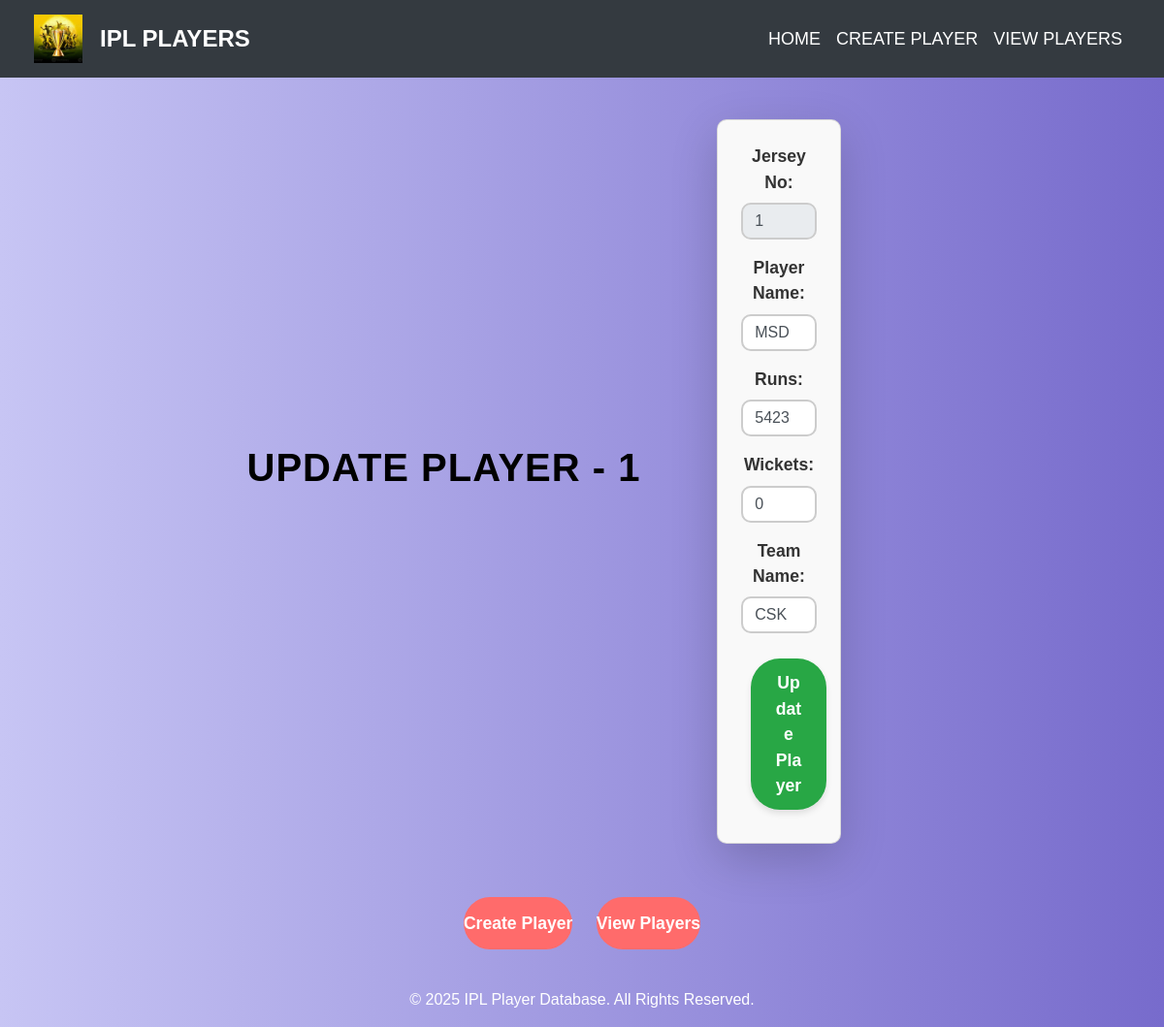
The app's page /update/1/ with its own data.
### iplapp/models.py (models this page shows, shortened)
class Player(models.Model):
    Jno=models.IntegerField(primary_key=True)
    pname=models.CharField(max_length=50)
    runs=models.IntegerField()
    wickets=models.IntegerField()
    tname=models.CharField(max_length=50)

### iplapp/views.py (the view, shortened to what this page needs)
# urls.py: path('update/<int:id>/', update_view, name='update_player'),
def update_view(request,id):
    print("Update in progress",id)
    ipldb=Player.objects.get(Jno =id)
    context={'ipldb':ipldb}
    return render(request,"iplapp/update.html",context)

### iplapp/templates/iplapp/update.html (shortened to what this page needs)
{% extends "iplapp/home.html" %}
{% load static %}
{% block content %}
<link rel="stylesheet" href="{% static 'css/home.css' %}">
<div class="container mt-4">
    <h1 class="text-center" style="color: black; font-weight: bold;">Update Player - {{ ipldb.Jno }}</h1>
    <div class="row justify-content-center">
        <div class="col-md-6">
            <div class="card shadow-lg p-4 card-3d">
                <form action="{% url 'update_player' ipldb.Jno %}" method="POST">
                    <div class="mb-3">
                        <label for="Jerseyno" class="form-label">Jersey No:</label>
                        <input type="number" name="Jno" class="form-control input-3d" value="{{ ipldb.Jno }}" disabled>
                    </div>
                    <div class="mb-3">
                        <label for="PlayerName" class="form-label">Player Name:</label>
                        <input type="text" name="pn" class="form-control input-3d" value="{{ ipldb.pname }}">
                    </div>
                    <div class="mb-3">
                        <label for="Runs" class="form-label">Runs:</label>
                        <input type="number" name="rn" class="form-control input-3d" value="{{ ipldb.runs }}">
                    </div>
                    <div class="mb-3">
                        <label for="Wickets" class="form-label">Wickets:</label>
                        <input type="number" name="wn" class="form-control input-3d" value="{{ ipldb.wickets }}">
                    </div>
                    <div class="mb-3">
                        <label for="TeamName" class="form-label">Team Name:</label>
                        <input type="text" name="tn" class="form-control input-3d" value="{{ ipldb.tname }}">
                    </div>
                    <button type="submit" class="btn btn-success btn-3d w-100">Update Player</button>
                </form>
            </div>
        </div>
    </div>
</div>
{% endblock %}

### iplapp/static/css/home.css (style rules this page uses)
.btn { background-color: #ff6b6b; border: none; padding: 12px 25px; color: white; border-radius: 30px; text-decoration: none; font-size: 18px; transition: 0.3s; }
.btn { padding: 12px 20px; font-size: 1rem; font-weight: bold; border-radius: 8px; cursor: pointer; margin: 10px; text-decoration: none; transition: all 0.3s ease-in-out; }
.form-label { font-size: 1.1rem; font-weight: 600; color: #333; }
.form-control { border-radius: 10px; padding: 12px; font-size: 1rem; border: 2px solid #ccc; transition: 0.3s ease-in-out; }
.btn { background-color: #ff6b6b; border: none; padding: 14px 0; color: white; font-weight: bold; border-radius: 30px; font-size: 1.1rem; transition: 0.3s ease-in-out; }
h1 { font-size: 2rem; color: #333; font-weight: 700; letter-spacing: 1px; }
.container { margin-top: 50px; }
.btn-3d { position: relative; display: inline-block; padding: 10px 20px; border-radius: 25px; font-weight: bold; transition: all 0.3s ease; box-shadow: 0 4px 6px rgba(0, 0, 0, 0.2); }
h1 { font-size: 2.5rem; letter-spacing: 1px; margin-bottom: 30px; text-transform: uppercase; font-weight: bold; }
body { animation: fadeIn 1.5s ease-in-out; }
.card-3d { transition: transform 0.3s ease, box-shadow 0.3s ease; perspective: 1000px; }
.input-3d { transition: transform 0.3s ease, box-shadow 0.3s ease; }
.btn-3d { position: relative; display: inline-block; padding: 12px 25px; border-radius: 30px; font-weight: bold; transition: all 0.3s ease; box-shadow: 0 4px 6px rgba(0, 0, 0, 0.1); }
.btn-success { background-color: #28a745; color: white; border: none; }
.container { margin-top: 40px; }
.card { border-radius: 10px; box-shadow: 0px 4px 10px rgba(0, 0, 0, 0.1); }
h1 { font-size: 2.5rem; font-weight: bold; margin-bottom: 30px; }
.form-label { font-weight: bold; color: #333; }
.card { background: #f9f9f9; }
* { box-sizing: border-box; margin: 0; padding: 0; font-family: Raleway, sans-serif; }
body { background: linear-gradient(90deg, #C7C5F4, #776BCC); }
.container { display: flex; align-items: center; justify-content: center; min-height: 100vh; }

### records on screen
Player: Jno "1", pn "MSD", rn "5423", wn "0", tn "CSK"
